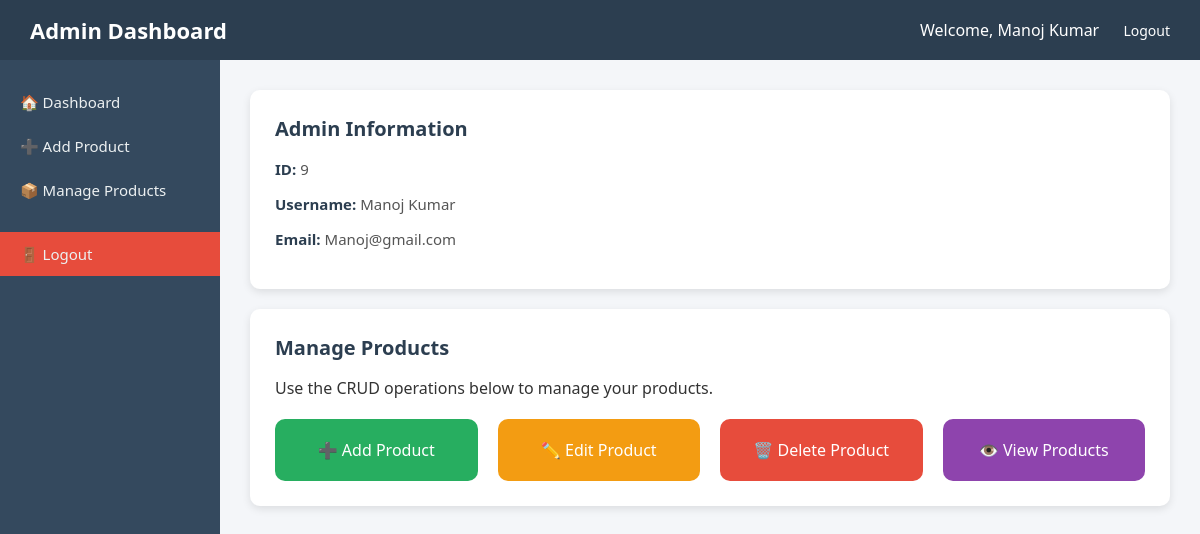
Screenshot of /admin/dashboard.php (signed in) with the database file from the repository.
### tables this page shows
CREATE TABLE `users` (
  `id` int(11) NOT NULL,
  `username` varchar(50) NOT NULL,
  `email` varchar(100) NOT NULL,
  `password` varchar(255) NOT NULL,
  `created_at` timestamp NOT NULL DEFAULT current_timestamp(),
  `role` enum('user','admin') DEFAULT 'user'
);

### admin/dashboard.php (the view, shortened to what this page needs)
<?php
$host = "localhost";
$user = "root";
$pass = "";
$dbname = "ecommerce";
$conn = new mysqli($host, $user, $pass, $dbname);
$admin_id = $_SESSION['admin_id'];
$sql = "SELECT id, username, email FROM users WHERE id = ?";
$stmt = $conn->prepare($sql);
$stmt->bind_param("i", $admin_id);
$stmt->execute();
$result = $stmt->get_result();
$admin = $result->fetch_assoc();
?>
<!DOCTYPE html>
<html lang="en">
<head>
   <link rel="stylesheet" href="../css/admin_db.css">
</head>
<body>
<header>
    <h1>Admin Dashboard</h1>
    <div>
        <span>Welcome, <?php echo htmlspecialchars($admin['username']); ?></span>
        <a href="logout.php">Logout</a>
    </div>
</header>
<div class="sidebar">
    <a href="dashboard.php">🏠 Dashboard</a>
    <a href="add_product.php">➕ Add Product</a>
    <a href="manage_products.php">📦 Manage Products</a>
    <a href="../pages/logout.php" class="logout">🚪 Logout</a>
</div>
<div class="main">
    <div class="card">
        <h2>Admin Information</h2>
        <div class="admin-info">
            <p><strong>ID:</strong> <?php echo $admin['id']; ?></p>
            <p><strong>Username:</strong> <?php echo htmlspecialchars($admin['username']); ?></p>
            <p><strong>Email:</strong> <?php echo htmlspecialchars($admin['email']); ?></p>
        </div>
    </div>
    <div class="card">
        <h2>Manage Products</h2>
        <p>Use the CRUD operations below to manage your products.</p>
        <div class="crud-links">
            <a href="add_product.php" class="add">➕ Add Product</a>
            <a href="manage_products.php?action=edit" class="edit">✏️ Edit Product</a>
            <a href="manage_products.php?action=delete" class="delete">🗑️ Delete Product</a>
            <a href="manage_products.php" class="view">👁️ View Products</a>
        </div>
    </div>
</div>
</body>
</html>

### css/admin_db.css (style rules this page uses)
body { margin: 0; font-family: "Segoe UI", Tahoma, Geneva, Verdana, sans-serif; background-color: #f4f6f9; color: #333; }
header { background: #2c3e50; color: #fff; padding: 15px 30px; display: flex; justify-content: space-between; align-items: center; }
header h1 { margin: 0; font-size: 22px; }
header a { color: #fff; text-decoration: none; margin-left: 20px; font-size: 14px; }
.sidebar { width: 220px; background: #34495e; position: fixed; top: 60px; bottom: 0; left: 0; padding-top: 20px; }
.sidebar a { display: block; padding: 12px 20px; color: #ecf0f1; text-decoration: none; font-size: 15px; transition: 0.3s; }
.sidebar .logout { background: #e74c3c; margin-top: 20px; }
.main { margin-left: 220px; padding: 30px; }
.card { background: #fff; padding: 25px; border-radius: 10px; box-shadow: 0 3px 8px rgba(0,0,0,0.1); margin-bottom: 20px; }
.card h2 { margin-top: 0; font-size: 20px; color: #2c3e50; }
.crud-links { display: grid; grid-template-columns: repeat(auto-fit, minmax(200px, 1fr)); gap: 20px; margin-top: 20px; }
.crud-links a { display: block; text-decoration: none; padding: 20px; border-radius: 10px; background: #3498db; color: #fff; font-size: 16px; font-weight: 500; text-align: center; transition: all 0.3s ease; }
.crud-links a.add { background: #27ae60; }
.crud-links a.edit { background: #f39c12; }
.crud-links a.delete { background: #e74c3c; }
.crud-links a.view { background: #8e44ad; }
.admin-info { margin-top: 15px; font-size: 15px; color: #555; }
.admin-info strong { color: #2c3e50; }

### rows the page displays
users: username "Manoj Kumar", id "9", email "Manoj@gmail.com"
